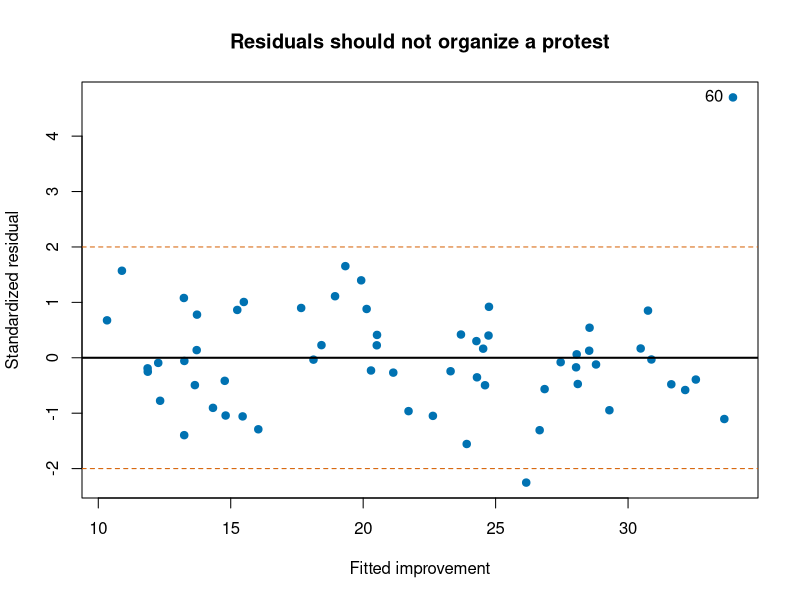
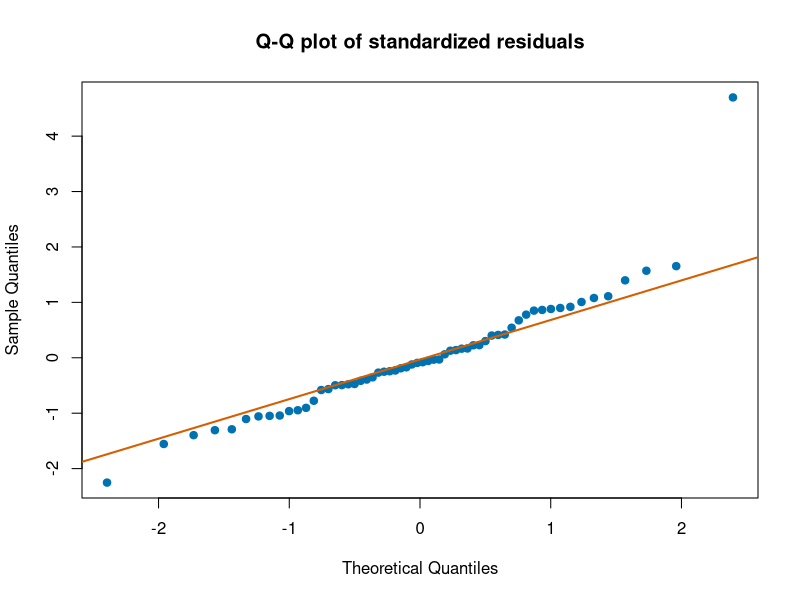
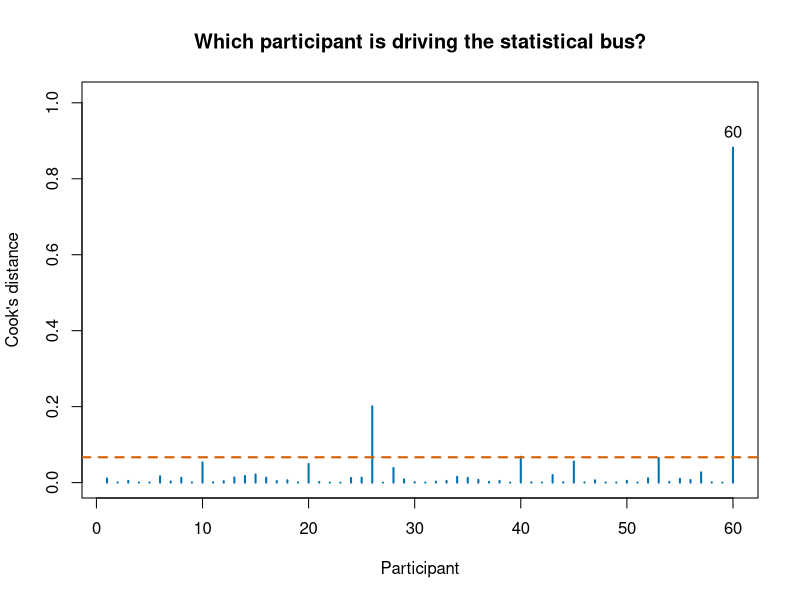

Write the R code that produced these figures, in order.
## ---- chunk 1
knitr::opts_chunk$set(message = FALSE, warning = FALSE, fig.align = "center")
## ---- chunk 2
set.seed(343)
n <- 60
TherapyData <- data.frame(
  Sessions = runif(n, 0, 12),
  Baseline = rnorm(n, 60, 10)
)

TherapyData$Improvement <-
  1.8 * TherapyData$Sessions +
  0.18 * TherapyData$Baseline +
  rnorm(n, 0, 5)

TherapyData$Sessions[60] <- 12
TherapyData$Baseline[60] <- 45
TherapyData$Improvement[60] <- 60

TherapyModel <- lm(Improvement ~ Sessions + Baseline, data = TherapyData)
summary(TherapyModel)
## ---- chunk 3
TherapyModel.60 <- update(TherapyModel, data = TherapyData[-60, ])

round(rbind(
  Everyone  = c(coef(TherapyModel),    R2 = summary(TherapyModel)$r.squared),
  Without60 = c(coef(TherapyModel.60), R2 = summary(TherapyModel.60)$r.squared)
), 4)
## ---- chunk 4
#| label: residual-fitted
#| fig-width: 7
#| fig-height: 4.5
#| fig-alt: "Scatterplot with fitted improvement from about 10 to 34 on the x axis and standardized residual from about minus 2.3 to 4.7 on the y axis. A solid horizontal line marks zero and dashed orange lines mark plus and minus 2. Most of the sixty blue points form a shapeless cloud between minus 1.5 and 1.5 with no funnel or curve. One point sits alone in the far upper right, labelled 60, at a standardized residual of about 4.7, more than twice as far from zero as anything else in the plot."
plot(
  fitted(TherapyModel), rstandard(TherapyModel),
  pch = 19, col = "#0072B2",
  xlab = "Fitted improvement",
  ylab = "Standardized residual",
  main = "Residuals should not organize a protest"
)
abline(h = 0, lwd = 2)
abline(h = c(-2, 2), lty = 2, col = "#D55E00")
# pos = 2 puts the label to the LEFT: participant 60 sits against the right
# edge, so labelling to the right runs the text off the plot.
text(fitted(TherapyModel)[60], rstandard(TherapyModel)[60], "60", pos = 2)
## ---- chunk 5
#| label: residual-qq
#| fig-width: 6.5
#| fig-height: 4.5
#| fig-alt: "Normal Q-Q plot with theoretical quantiles from about minus 2.4 to 2.4 on the x axis and sample quantiles from about minus 2.3 to 4.7 on the y axis, with a straight orange reference line. The middle two thirds of the points sit tightly on the line. Above about the 80th percentile the points drift steadily above it, and one point at the far top right sits at about 4.7 where the line is near 1.9, far away from every other point. The lowest point also falls slightly below the line."
qqnorm(rstandard(TherapyModel), pch = 19, col = "#0072B2",
       main = "Q-Q plot of standardized residuals")
qqline(rstandard(TherapyModel), col = "#D55E00", lwd = 2)
## ---- chunk 6
#| label: influence-plot
#| fig-width: 7
#| fig-height: 4.5
#| fig-alt: "Spike plot with participant number 1 to 60 on the x axis and Cook's distance from 0 to about 1 on the y axis, with a dashed orange reference line at 4 divided by 60, roughly 0.067. Almost every spike is a stub near zero. One spike at participant 60 towers over the plot at about 0.88, labelled 60. A second spike at participant 26 reaches about 0.20, and a third at participant 40 just clears the dashed line. Everyone else falls below it."
CookD <- cooks.distance(TherapyModel)
plot(
  CookD, type = "h", lwd = 2, col = "#0072B2",
  xlab = "Participant", ylab = "Cook's distance",
  # headroom so the "60" label above the tallest spike is not clipped
  ylim = c(0, max(CookD) * 1.15),
  main = "Which participant is driving the statistical bus?"
)
abline(h = 4 / n, lty = 2, col = "#D55E00", lwd = 2)
text(60, CookD[60], "60", pos = 3)
## ---- chunk 7
SideBySide <- cbind(
  b.all    = coef(TherapyModel),
  SE.all   = coef(summary(TherapyModel))[, "Std. Error"],
  p.all    = coef(summary(TherapyModel))[, "Pr(>|t|)"],
  b.drop   = coef(TherapyModel.60),
  SE.drop  = coef(summary(TherapyModel.60))[, "Std. Error"],
  p.drop   = coef(summary(TherapyModel.60))[, "Pr(>|t|)"]
)

round(SideBySide, 4)
## ---- chunk 8
library(car)

vif(TherapyModel)
## ---- chunk 9
CollinearDemo <- function(r) {
  set.seed(343)
  X1 <- rnorm(200)
  X2 <- r * X1 + sqrt(1 - r^2) * rnorm(200)
  Y  <- 2 * X1 + rnorm(200, 0, 4)

  Model <- lm(Y ~ X1 + X2)
  c(
    r     = r,
    VIF   = unname(vif(Model)[1]),
    SE.X1 = coef(summary(Model))["X1", "Std. Error"],
    p.X1  = coef(summary(Model))["X1", "Pr(>|t|)"]
  )
}

CollinearTable <- t(sapply(c(0, .5, .9, .99), CollinearDemo))

round(CollinearTable, 4)
## ---- chunk 10
library(lmtest)
library(sandwich)

coeftest(TherapyModel, vcov = vcovHC(TherapyModel, type = "HC3"))
